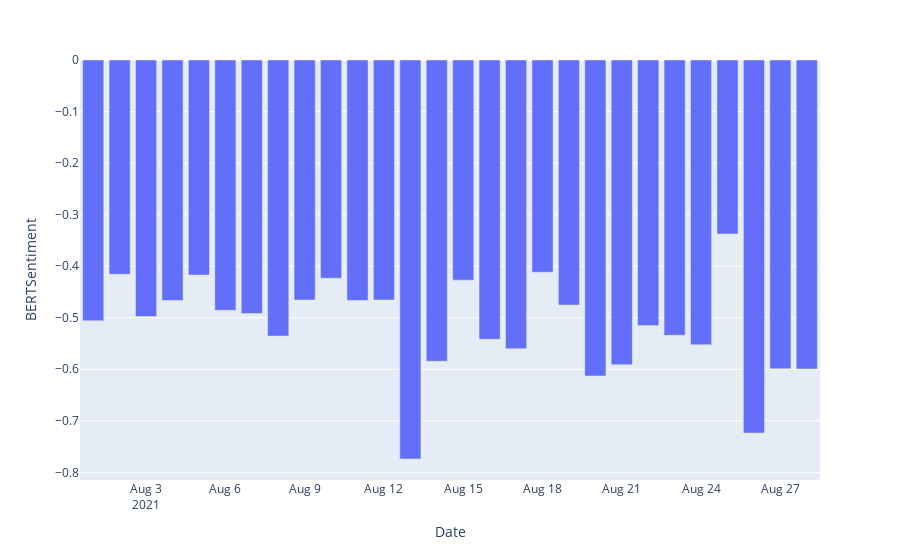
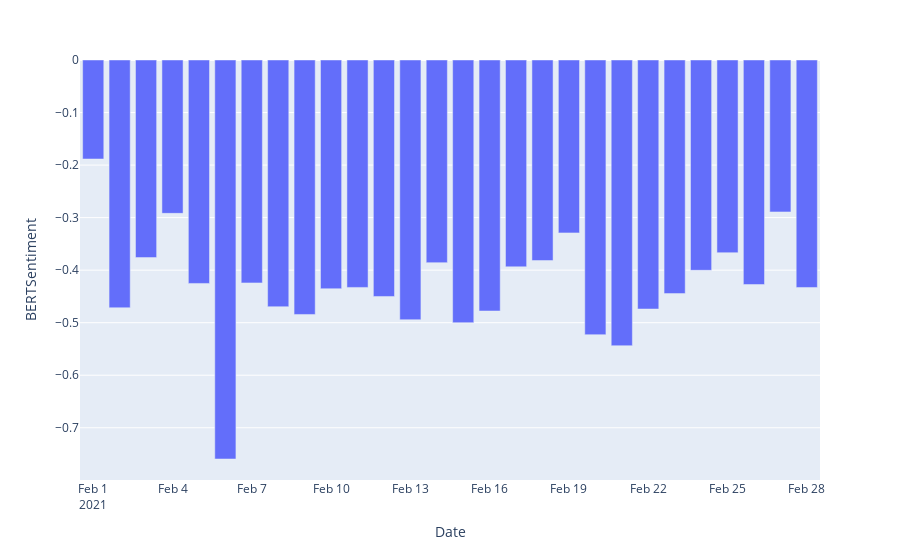

Notebook source saved alongside these figures, in order:
### Code cell
#display(day_sentiment_df.head())

august_df = day_sentiment_df[day_sentiment_df['Date'].str.find('2021-08') != -1]
display(august_df.describe())
fig = august_df.plot.bar(x="Date", y="BERTSentiment")
fig.show()

# decJanFeb_df = day_sentiment_df[(day_sentiment_df['Date'].str.find('2021-01') != -1) |
#                                 (day_sentiment_df['Date'].str.find('2021-02') != -1) ]
feb_df = day_sentiment_df[day_sentiment_df['Date'].str.find('2021-02') != -1]
display(feb_df.describe())
fig = feb_df.plot.bar(x="Date", y="BERTSentiment")
fig.show()

### Figure 1 — Plotly figure (JSON) as saved in the notebook; plotly's stock layout.template omitted (floating-point values rounded to 4 significant figures)
{"data": [{"alignmentgroup": "True", "hovertemplate": "Date=%{x}<br>BERTSentiment=%{y}<extra></extra>", "legendgroup": "", "marker": {"color": "#636efa", "pattern": {"shape": ""}}, "name": "", "offsetgroup": "", "orientation": "v", "showlegend": false, "textposition": "auto", "type": "bar", "x": ["2021-08-01", "2021-08-02", "2021-08-03", "2021-08-04", "2021-08-05", "2021-08-06", "2021-08-07", "2021-08-08", "2021-08-09", "2021-08-10", "2021-08-11", "2021-08-12", "2021-08-13", "2021-08-14", "2021-08-15", "2021-08-16", "2021-08-17", "2021-08-18", "2021-08-19", "2021-08-20", "2021-08-21", "2021-08-22", "2021-08-23", "2021-08-24", "2021-08-25", "2021-08-26", "2021-08-27", "2021-08-28"], "xaxis": "x", "y": [-0.5059, -0.4158, -0.4976, -0.4666, -0.4173, -0.4857, -0.4919, -0.5357, -0.4656, -0.4234, -0.4667, -0.4657, -0.7741, -0.5845, -0.4271, -0.5419, -0.56, -0.4118, -0.4755, -0.6131, -0.5913, -0.5153, -0.5341, -0.5524, -0.3377, -0.7238, -0.5991, -0.5995], "yaxis": "y"}], "layout": {"autosize": true, "barmode": "relative", "legend": {"tracegroupgap": 0}, "margin": {"t": 60}, "xaxis": {"anchor": "y", "autorange": true, "domain": [0, 1], "range": ["2021-07-31 12:00", "2021-08-28 12:00"], "title": {"text": "Date"}, "type": "date"}, "yaxis": {"anchor": "x", "autorange": true, "domain": [0, 1], "range": [-0.8148, 0], "title": {"text": "BERTSentiment"}, "type": "linear"}}}

### Figure 2 — Plotly figure (JSON) as saved in the notebook; plotly's stock layout.template omitted (floating-point values rounded to 4 significant figures)
{"data": [{"alignmentgroup": "True", "hovertemplate": "Date=%{x}<br>BERTSentiment=%{y}<extra></extra>", "legendgroup": "", "marker": {"color": "#636efa", "pattern": {"shape": ""}}, "name": "", "offsetgroup": "", "orientation": "v", "showlegend": false, "textposition": "auto", "type": "bar", "x": ["2021-02-01", "2021-02-02", "2021-02-03", "2021-02-04", "2021-02-05", "2021-02-06", "2021-02-07", "2021-02-08", "2021-02-09", "2021-02-10", "2021-02-11", "2021-02-12", "2021-02-13", "2021-02-14", "2021-02-15", "2021-02-16", "2021-02-17", "2021-02-18", "2021-02-19", "2021-02-20", "2021-02-21", "2021-02-22", "2021-02-23", "2021-02-24", "2021-02-25", "2021-02-26", "2021-02-27", "2021-02-28"], "xaxis": "x", "y": [-0.1884, -0.4716, -0.3761, -0.2919, -0.4253, -0.7594, -0.4243, -0.4696, -0.4843, -0.4354, -0.4329, -0.4501, -0.4943, -0.3857, -0.5, -0.4777, -0.3937, -0.3817, -0.3291, -0.5228, -0.5438, -0.474, -0.4446, -0.4003, -0.3667, -0.4274, -0.2892, -0.433], "yaxis": "y"}], "layout": {"autosize": true, "barmode": "relative", "legend": {"tracegroupgap": 0}, "margin": {"t": 60}, "xaxis": {"anchor": "y", "autorange": true, "domain": [0, 1], "range": ["2021-01-31 12:00", "2021-02-28 12:00"], "title": {"text": "Date"}, "type": "date"}, "yaxis": {"anchor": "x", "autorange": true, "domain": [0, 1], "range": [-0.7994, 0], "title": {"text": "BERTSentiment"}, "type": "linear"}}}
